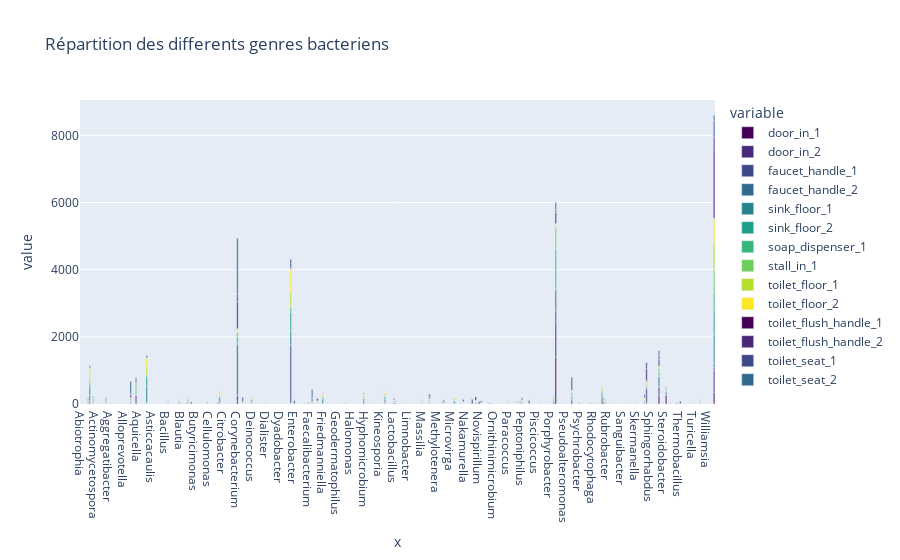

Notebook code for this chart:
### Code cell
#Objectif : Visualisation de la repartition des differentes souches 
#            au sein des differents echantillons a l'aide d'un barplot

matrice=df.groupby(by="genre").sum()

embranchement = list(matrice.index.values)
samples = list(matrice.columns.values)


fig = px.bar(matrice, 
            x=embranchement,
            y=samples,
             color_discrete_sequence=px.colors.sequential.Viridis, 
             title="Répartition des differents genres bacteriens")
fig.show()

### Figure 1 — Plotly figure (JSON) as saved in the notebook; plotly's stock layout.template omitted (floating-point values rounded to 4 significant figures; data arrays with more than 128 entries replaced by an {"elided": "..."} marker saying what was removed)
{"data": [{"alignmentgroup": "True", "hovertemplate": "variable=door_in_1<br>x=%{x}<br>value=%{y}<extra></extra>", "legendgroup": "door_in_1", "marker": {"color": "#440154"}, "name": "door_in_1", "offsetgroup": "door_in_1", "orientation": "v", "showlegend": true, "textposition": "auto", "type": "bar", "x": {"elided": "357 str values"}, "xaxis": "x", "y": {"elided": "357 int values"}, "yaxis": "y"}, {"alignmentgroup": "True", "hovertemplate": "variable=door_in_2<br>x=%{x}<br>value=%{y}<extra></extra>", "legendgroup": "door_in_2", "marker": {"color": "#482878"}, "name": "door_in_2", "offsetgroup": "door_in_2", "orientation": "v", "showlegend": true, "textposition": "auto", "type": "bar", "x": {"elided": "357 str values"}, "xaxis": "x", "y": {"elided": "357 int values"}, "yaxis": "y"}, {"alignmentgroup": "True", "hovertemplate": "variable=faucet_handle_1<br>x=%{x}<br>value=%{y}<extra></extra>", "legendgroup": "faucet_handle_1", "marker": {"color": "#3e4989"}, "name": "faucet_handle_1", "offsetgroup": "faucet_handle_1", "orientation": "v", "showlegend": true, "textposition": "auto", "type": "bar", "x": {"elided": "357 str values"}, "xaxis": "x", "y": {"elided": "357 int values"}, "yaxis": "y"}, {"alignmentgroup": "True", "hovertemplate": "variable=faucet_handle_2<br>x=%{x}<br>value=%{y}<extra></extra>", "legendgroup": "faucet_handle_2", "marker": {"color": "#31688e"}, "name": "faucet_handle_2", "offsetgroup": "faucet_handle_2", "orientation": "v", "showlegend": true, "textposition": "auto", "type": "bar", "x": {"elided": "357 str values"}, "xaxis": "x", "y": {"elided": "357 int values"}, "yaxis": "y"}, {"alignmentgroup": "True", "hovertemplate": "variable=sink_floor_1<br>x=%{x}<br>value=%{y}<extra></extra>", "legendgroup": "sink_floor_1", "marker": {"color": "#26828e"}, "name": "sink_floor_1", "offsetgroup": "sink_floor_1", "orientation": "v", "showlegend": true, "textposition": "auto", "type": "bar", "x": {"elided": "357 str values"}, "xaxis": "x", "y": {"elided": "357 int values"}, "yaxis": "y"}, {"alignmentgroup": "True", "hovertemplate": "variable=sink_floor_2<br>x=%{x}<br>value=%{y}<extra></extra>", "legendgroup": "sink_floor_2", "marker": {"color": "#1f9e89"}, "name": "sink_floor_2", "offsetgroup": "sink_floor_2", "orientation": "v", "showlegend": true, "textposition": "auto", "type": "bar", "x": {"elided": "357 str values"}, "xaxis": "x", "y": {"elided": "357 int values"}, "yaxis": "y"}, {"alignmentgroup": "True", "hovertemplate": "variable=soap_dispenser_1<br>x=%{x}<br>value=%{y}<extra></extra>", "legendgroup": "soap_dispenser_1", "marker": {"color": "#35b779"}, "name": "soap_dispenser_1", "offsetgroup": "soap_dispenser_1", "orientation": "v", "showlegend": true, "textposition": "auto", "type": "bar", "x": {"elided": "357 str values"}, "xaxis": "x", "y": {"elided": "357 int values"}, "yaxis": "y"}, {"alignmentgroup": "True", "hovertemplate": "variable=stall_in_1<br>x=%{x}<br>value=%{y}<extra></extra>", "legendgroup": "stall_in_1", "marker": {"color": "#6ece58"}, "name": "stall_in_1", "offsetgroup": "stall_in_1", "orientation": "v", "showlegend": true, "textposition": "auto", "type": "bar", "x": {"elided": "357 str values"}, "xaxis": "x", "y": {"elided": "357 int values"}, "yaxis": "y"}, {"alignmentgroup": "True", "hovertemplate": "variable=toilet_floor_1<br>x=%{x}<br>value=%{y}<extra></extra>", "legendgroup": "toilet_floor_1", "marker": {"color": "#b5de2b"}, "name": "toilet_floor_1", "offsetgroup": "toilet_floor_1", "orientation": "v", "showlegend": true, "textposition": "auto", "type": "bar", "x": {"elided": "357 str values"}, "xaxis": "x", "y": {"elided": "357 int values"}, "yaxis": "y"}, {"alignmentgroup": "True", "hovertemplate": "variable=toilet_floor_2<br>x=%{x}<br>value=%{y}<extra></extra>", "legendgroup": "toilet_floor_2", "marker": {"color": "#fde725"}, "name": "toilet_floor_2", "offsetgroup": "toilet_floor_2", "orientation": "v", "showlegend": true, "textposition": "auto", "type": "bar", "x": {"elided": "357 str values"}, "xaxis": "x", "y": {"elided": "357 int values"}, "yaxis": "y"}, {"alignmentgroup": "True", "hovertemplate": "variable=toilet_flush_handle_1<br>x=%{x}<br>value=%{y}<extra></extra>", "legendgroup": "toilet_flush_handle_1", "marker": {"color": "#440154"}, "name": "toilet_flush_handle_1", "offsetgroup": "toilet_flush_handle_1", "orientation": "v", "showlegend": true, "textposition": "auto", "type": "bar", "x": {"elided": "357 str values"}, "xaxis": "x", "y": {"elided": "357 int values"}, "yaxis": "y"}, {"alignmentgroup": "True", "hovertemplate": "variable=toilet_flush_handle_2<br>x=%{x}<br>value=%{y}<extra></extra>", "legendgroup": "toilet_flush_handle_2", "marker": {"color": "#482878"}, "name": "toilet_flush_handle_2", "offsetgroup": "toilet_flush_handle_2", "orientation": "v", "showlegend": true, "textposition": "auto", "type": "bar", "x": {"elided": "357 str values"}, "xaxis": "x", "y": {"elided": "357 int values"}, "yaxis": "y"}, {"alignmentgroup": "True", "hovertemplate": "variable=toilet_seat_1<br>x=%{x}<br>value=%{y}<extra></extra>", "legendgroup": "toilet_seat_1", "marker": {"color": "#3e4989"}, "name": "toilet_seat_1", "offsetgroup": "toilet_seat_1", "orientation": "v", "showlegend": true, "textposition": "auto", "type": "bar", "x": {"elided": "357 str values"}, "xaxis": "x", "y": {"elided": "357 int values"}, "yaxis": "y"}, {"alignmentgroup": "True", "hovertemplate": "variable=toilet_seat_2<br>x=%{x}<br>value=%{y}<extra></extra>", "legendgroup": "toilet_seat_2", "marker": {"color": "#31688e"}, "name": "toilet_seat_2", "offsetgroup": "toilet_seat_2", "orientation": "v", "showlegend": true, "textposition": "auto", "type": "bar", "x": {"elided": "357 str values"}, "xaxis": "x", "y": {"elided": "357 int values"}, "yaxis": "y"}], "layout": {"barmode": "relative", "legend": {"title": {"text": "variable"}, "tracegroupgap": 0}, "title": {"text": "Répartition des differents genres bacteriens"}, "xaxis": {"anchor": "y", "domain": [0, 1], "title": {"text": "x"}}, "yaxis": {"anchor": "x", "domain": [0, 1], "title": {"text": "value"}}}}
